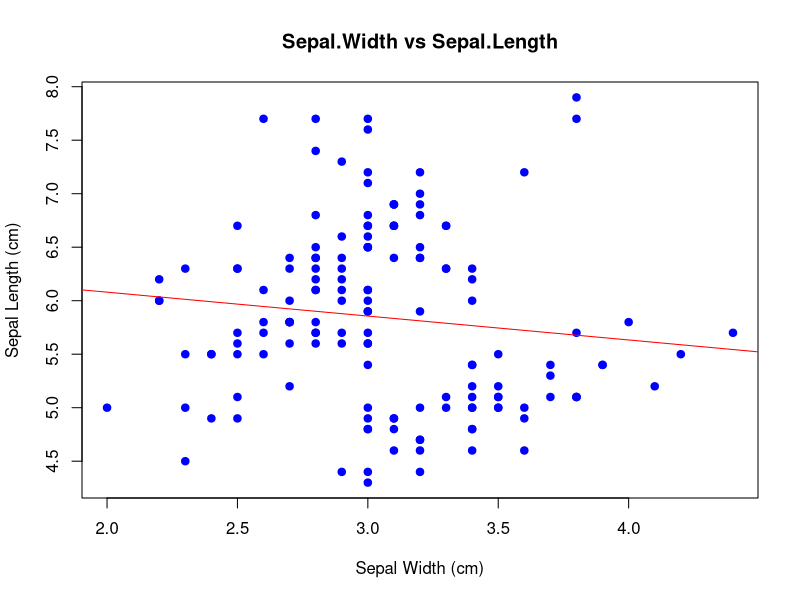
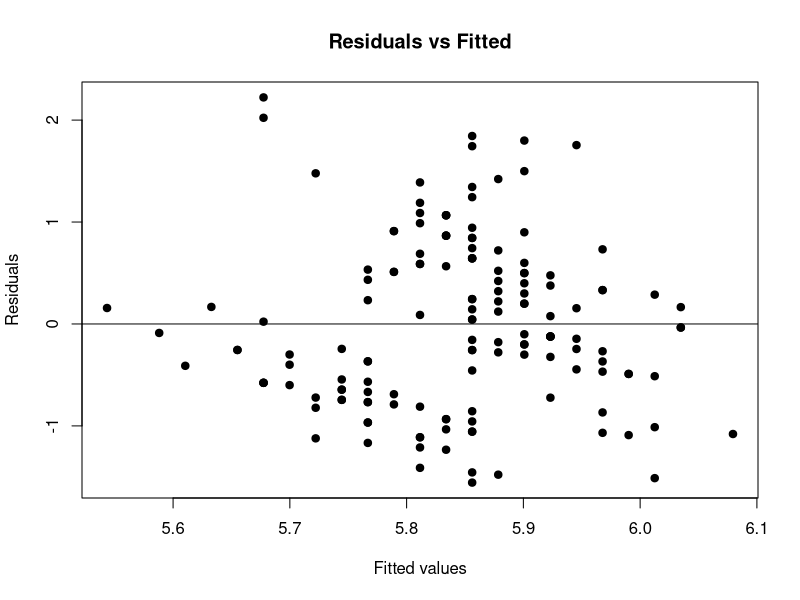

Here is the R script that generated these plots, in order:
# Load the Iris dataset
data(iris)
# Scatterplot to visualize the relationship
plot(iris$Sepal.Width, iris$Sepal.Length, main = "Sepal.Width vs Sepal.Length",
     xlab = "Sepal Width (cm)", ylab = "Sepal Length (cm)",
     pch = 19, col = "blue")
abline(lm(Sepal.Length ~ Sepal.Width, data = iris), col = "red") # Add regression line
# Build the linear regression model
model <- lm(Sepal.Length ~ Sepal.Width, data = iris)
summary(model)
res <- resid(model)
# Residual vs. Fitted Plot
plot(fitted(model), res, main = "Residuals vs Fitted",
     xlab = "Fitted values", ylab = "Residuals", pch = 19)
abline(0, 0)
# Predict Sepal.Length for sepal.width = 3.5
new_data <- data.frame(Sepal.Width = 3.5)
predicted_sepal_length <- predict(model, newdata = new_data)
# Output the predicted value
predicted_sepal_length